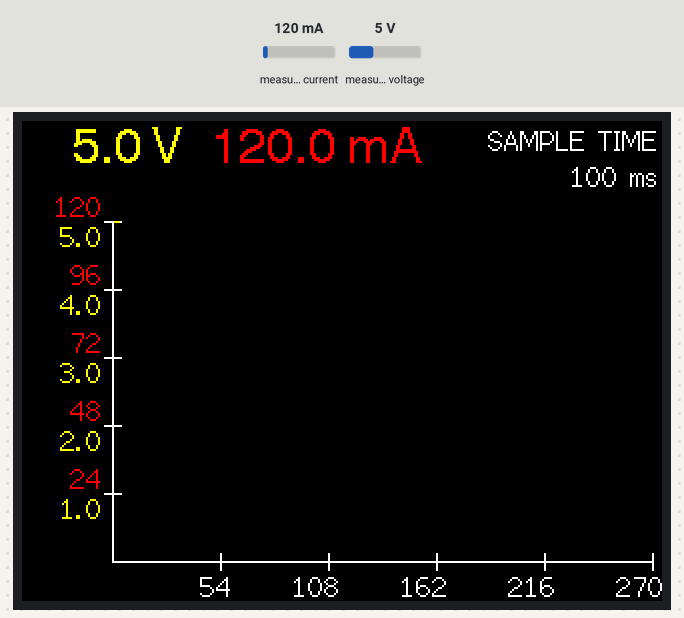
Simulated run of this sketch. Board: ESP32. Shown: 320×240 colour display. The inputs (shaded band) are chosen by the test bench; at power-on: measured current 120 mA, measured voltage 5 V.

Above: at 1.2 s.
1.3 s: measured current set to 984 mA
At 1.79 s:
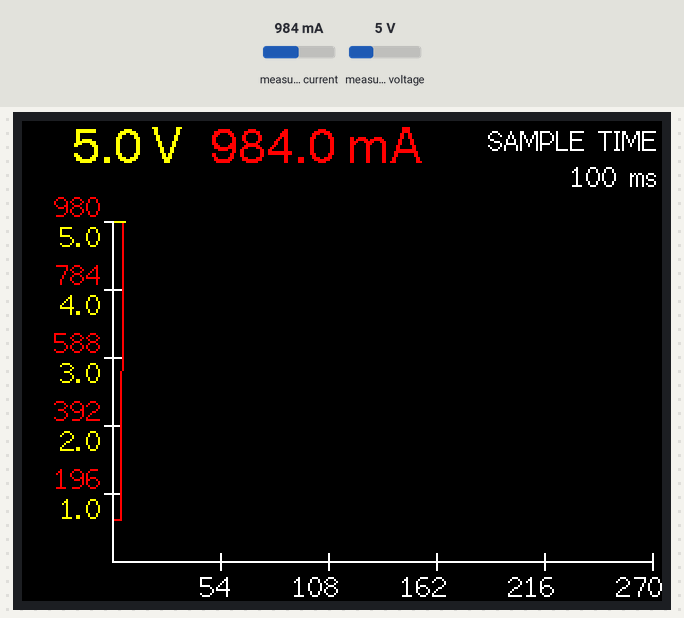
3.0 s: measured current set to 1026 mA
At 3.42 s:
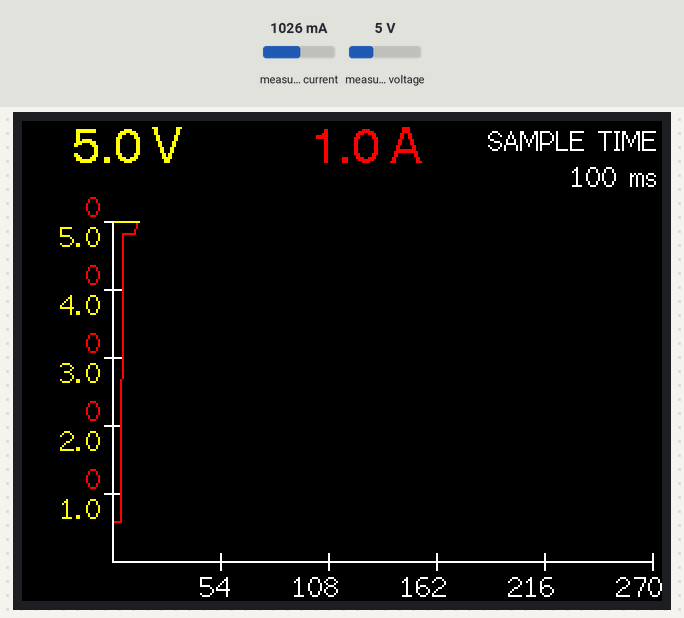
5.2 s: measured voltage set to 0.3 V
At 6.05 s:
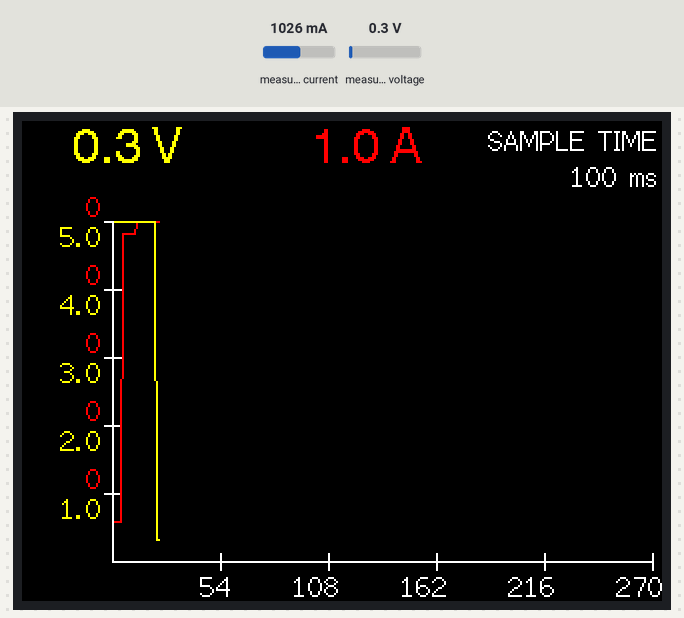
7.7 s: measured voltage set to 3.8 V
At 8.36 s:
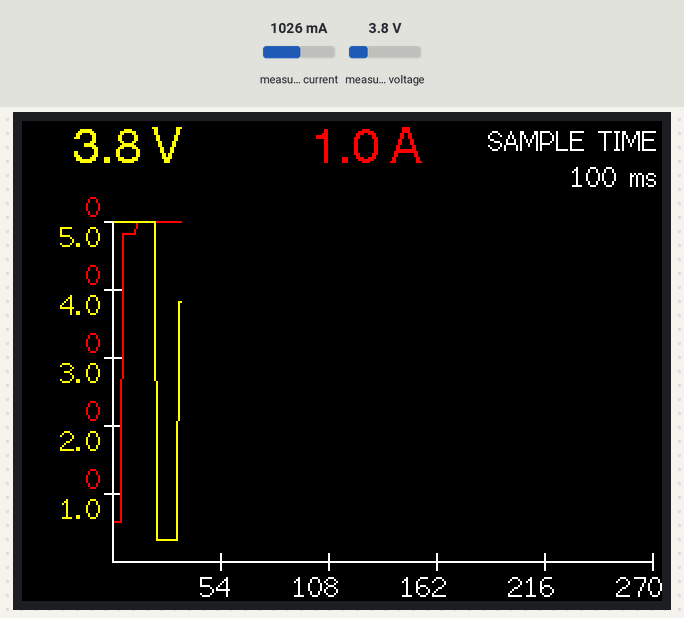
Timing chart, 0 to 10.6 s (numbered marks = the images above; inputs shaded):
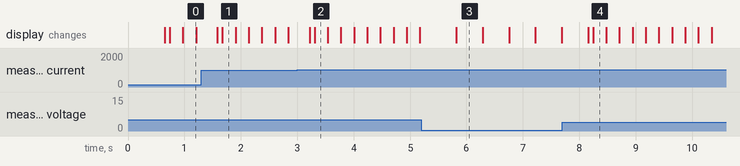

Measured:
- the behaviour switches between 999 and 1000 mA on measured current (found by bisection; images 1 and 2)
- after the input at 3.0 s, the display: first changes after 0.22 s (image 2 shows a later state)

The sketch:

meas_device.ino
```cpp
#include "gui.h"
#include "measurement.h"
#include "data.h"


void setup(void){Serial.begin(9600);}

void loop()
{
    GUI gui;
    Measurement measurement;


    while(true)
    {
        if(millis() > (g_system.timestamp_sampling + System::SAMPLING_TIME))
        {
            gui.run();
            measurement.run();
            g_system.timestamp_sampling = millis();
        }

        if(millis() > (g_system.timestamp_gui + System::FPS))
        {
            gui.run();
            measurement.run();
            g_system.timestamp_gui = millis();
        }

    }

}
```

data.cpp
```cpp
#include "data.h"


Data g_data;
System g_system;


void MeasValue::set_data(float current, float voltage)
{
    this->current = current;
    this->voltage = voltage;
}


Data::Data()
{
    number = 0;
}


void Data::shift_values()
{
    for(uint16_t i = 0; i < NUMBER_MEASUREMENTS; i++)
    {
        values[i].set_data(values[i + 1].current, values[i + 1].voltage);
    }
}


void Data::add_value(float current, float voltage)
{
    if(number >= NUMBER_MEASUREMENTS)
    {
        shift_values();
    }

    values[number].set_data(current, voltage);
    active.set_data(current, voltage);
    number = number >= NUMBER_MEASUREMENTS ? NUMBER_MEASUREMENTS : number + 1;


    update_max(current, voltage);
}


/**
* Update the maximum measured values.
*/
void Data::update_max(float current, float voltage)
{
    max.current = 5;
    max.voltage = 5;

    for(uint16_t i = 0; i < number; i++)
    {
        max.current = (max.current < values[i].current) ? values[i].current : max.current;
        max.voltage = (max.voltage < values[i].voltage) ? values[i].voltage : max.voltage;
    }
}
```

data.h
```cpp
#ifndef DATA_H_
#define DATA_H_

#include <stdint.h>


class System
{
    private:


    public:
      static const uint16_t SAMPLING_TIME = 100;
      static const uint16_t FPS = 200;


      uint32_t timestamp_gui;
      uint32_t timestamp_sampling;
};


extern System g_system;


class MeasValue
{
    private:
    public:
      float current;
      float voltage;
      void set_data(float current, float voltage);


};


class Data
{
    private:
        void shift_values();


    public:
        Data();
        static const uint16_t NUMBER_MEASUREMENTS = 250;
        uint16_t number;
        MeasValue values[NUMBER_MEASUREMENTS + 1];

        MeasValue max;
        MeasValue active;

        void add_value(float current, float voltage);
        void update_max(float current, float voltage);
};


extern Data g_data;


#endif
```

gui.cpp
```cpp
#include "gui.h"
#include "data.h"
#include "SPI.h"
#include "TFT_eSPI.h"


TFT_eSPI display = TFT_eSPI();
TFT_eSprite sprite = TFT_eSprite(&display);


GUI::GUI()
{
      display.begin();
      display.setRotation(1);
      display.fillScreen(TFT_BLACK);
}


void GUI::run()
{
    sprite.createSprite(320, 240);
    sprite.fillSprite(TFT_BLACK);

    draw_graph_frame();
    draw_graph_curves();

    draw_text_infos();

    flush();
}


void GUI::flush()
{
    sprite.pushSprite(0, 0);
}


void GUI::draw_graph_frame()
{
    sprite.drawLine(X[0], Y[0], X[0], Y[1], TFT_WHITE);
    sprite.drawLine(X[0], Y[0], X[1], Y[0], TFT_WHITE);


    // Y axis.
    sprite.drawLine(X[0] - 4, Y[1], X[0] + 4, Y[1], TFT_WHITE);
    sprite.drawLine(X[0] - 4, Y[1] + GRAPH_HEIGHT / 5, X[0] + 4, Y[1] + GRAPH_HEIGHT / 5, TFT_WHITE);
    sprite.drawLine(X[0] - 4, Y[1] + (GRAPH_HEIGHT / 5) * 2, X[0] + 4, Y[1] + (GRAPH_HEIGHT / 5) * 2, TFT_WHITE);
    sprite.drawLine(X[0] - 4, Y[1] + (GRAPH_HEIGHT / 5) * 3, X[0] + 4, Y[1] + (GRAPH_HEIGHT / 5) * 3, TFT_WHITE);
    sprite.drawLine(X[0] - 4, Y[1] + (GRAPH_HEIGHT / 5) * 4, X[0] + 4, Y[1] + (GRAPH_HEIGHT / 5) * 4, TFT_WHITE);

    // X axis.
    sprite.drawLine(X[0] + (GRAPH_WIDTH / 5), Y[0] - 4, X[0] + (GRAPH_WIDTH / 5), Y[0] + 4, TFT_WHITE);
    sprite.drawLine(X[0] + (GRAPH_WIDTH / 5) * 2, Y[0] - 4, X[0] + (GRAPH_WIDTH / 5) * 2, Y[0] + 4, TFT_WHITE);
    sprite.drawLine(X[0] + (GRAPH_WIDTH / 5) * 3, Y[0] - 4, X[0] + (GRAPH_WIDTH / 5) * 3, Y[0] + 4, TFT_WHITE);
    sprite.drawLine(X[0] + (GRAPH_WIDTH / 5) * 4, Y[0] - 4, X[0] + (GRAPH_WIDTH / 5) * 4, Y[0] + 4, TFT_WHITE);
    sprite.drawLine(X[0] + (GRAPH_WIDTH / 5) * 5, Y[0] - 4, X[0] + (GRAPH_WIDTH / 5) * 5, Y[0] + 4, TFT_WHITE);

}


void GUI::draw_graph_curves()
{
    draw_current(g_data.max.current);
    draw_voltage(g_data.max.voltage);
}


void GUI::draw_current(float max)
{
    uint16_t y = Y[0] - (g_data.values[0].current / max) * (float)GRAPH_HEIGHT;
    uint16_t y_old = y;


    for(uint16_t i = 1; i < g_data.number; i++)
    {
        y = Y[0] - (g_data.values[i].current / max) * (float)GRAPH_HEIGHT;
        sprite.drawLine(X[0] + i, y_old, X[0] + i + 1, y, TFT_RED);
        y_old = y;
    }
}


void GUI::draw_voltage(float max)
{
    uint16_t y = Y[0] - (g_data.values[0].voltage / max) * (float)GRAPH_HEIGHT;
    uint16_t y_old = y;


    for(uint16_t i = 1; i < g_data.number; i++)
    {
        y = Y[0] - (g_data.values[i].voltage / max) * (float)GRAPH_HEIGHT;
        sprite.drawLine(X[0] + i, y_old, X[0] + i + 1, y, TFT_YELLOW);
        y_old = y;
    }
}


void GUI::draw_text_infos()
{
    sprite.setTextColor(TFT_RED);
    String string;

    if(g_data.active.current >= 1000)
    {
        string = String(g_data.active.current / 1000.0, 1) + " A";
    }
    else
    {
        string = String(g_data.active.current, 1) + " mA";
    }

    sprite.drawRightString(string, 200, 2, 4);


    // Y axis current.
    for(uint16_t i = 0; i < 5; i++)
    {
        if(g_data.max.current >= 1000)
        {
            string = String(int16_t(g_data.max.current / 5000) * (i + 1));
        }
        else
        {
            string = String(int16_t(g_data.max.current / 5) * (i + 1));
        }

        sprite.drawRightString(string, X[0] - 5, Y[0] - (GRAPH_HEIGHT / 5) * (i + 1) - 15, 2);
    }


    sprite.setTextColor(TFT_YELLOW);
    string = String(g_data.active.voltage, 1) + " V";
    sprite.drawRightString(string, 80, 2, 4);


    // Y axis voltage.
    for(uint16_t i = 0; i < 5; i++)
    {
        string = String((g_data.max.voltage / 5) * (i + 1), 1);
        sprite.drawRightString(string, X[0] - 5, Y[0] - (GRAPH_HEIGHT / 5) * (i + 1), 2);
    }

    sprite.setTextColor(TFT_WHITE);

    // X axis samples.
    for(uint16_t i = 0; i < 5; i++)
    {
        string = String((GRAPH_WIDTH / 5) * (i + 1));
        sprite.drawRightString(string, X[0] + (GRAPH_WIDTH / 5) * (i + 1) + 6, HEIGHT - 15, 2);
    }


    sprite.drawRightString("SAMPLE TIME", WIDTH - 2, 2, 2);
    string = String(System::SAMPLING_TIME) + " ms";
    sprite.drawRightString(string, WIDTH - 2, 20, 2);

}
```

gui.h
```cpp
#ifndef GUI_H_
#define GUI_H_


#include <stdint.h>


class GUI
{
    private:
        void flush();

        static const uint16_t WIDTH = 320;
        static const uint16_t HEIGHT = 240;

        const uint16_t X[2] = {45, 315};
        const uint16_t Y[2] = {220, 50};
        const uint16_t GRAPH_HEIGHT = Y[0] - Y[1];
        const uint16_t GRAPH_WIDTH = X[1] - X[0];


    public:
        GUI();
        void run();
        void draw_graph_frame();
        void draw_graph_curves();
        void draw_current(float max);
        void draw_voltage(float max);
        void draw_text_infos();
};


#endif
```

measurement.cpp
```cpp
#include "measurement.h"
#include "data.h"
#include <Wire.h>
#include "Adafruit_INA219.h"


Adafruit_INA219 ina219;


Measurement::Measurement()
{
    ina219.begin();
}


void Measurement::run()
{
    float voltage = ina219.getBusVoltage_V();
    float current = ina219.getCurrent_mA();

    // Filter.
    voltage = voltage < 0.1 ? 0 : voltage;
    current = current < 0.1 ? 0 : current;

    g_data.add_value(current, voltage);
}
```

measurement.h
```cpp
#ifndef MEASUREMENT_H_
#define MEASUREMENT_H_


#include <stdint.h>


/*class INA219
{
    private:
        static const uint8_t ADDRESS = 0x40;


        struct Registers
        {
            static const uint8_t CONFIG = 0x0;
            static const uint8_t SHUNT_VOLTAGE = 0x01;
            static const uint8_t BUS_VOLTAGE = 0x02;
            static const uint8_t POWER = 0x03;
            static const uint8_t CURRENT = 0x04;
            static const uint8_t CALIBRATION = 0x05;

        };


    public:
        INA219();
        float read_shunt_voltage();
        uint16_t read_power();
        float read_current();

};*/


class Measurement
{
    private:
        //INA219 ina219;


    public:
        Measurement();
        void run();


};


#endif
```
